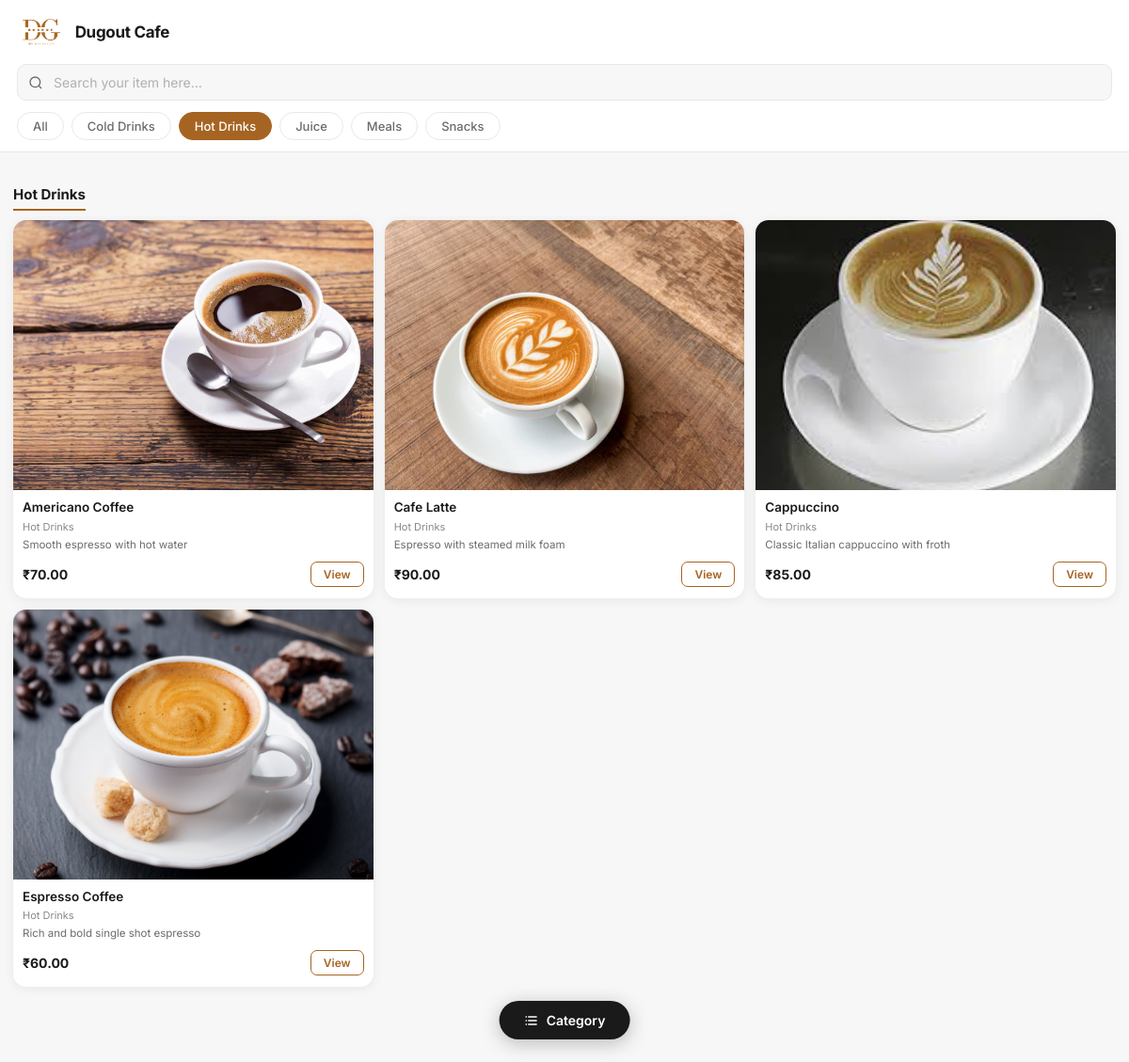
/?category=1, run on the app's committed database.
### menu/models.py (models this page shows, shortened)
class Category(models.Model):
    name = models.CharField(max_length=100)
    order = models.PositiveIntegerField(default=0, help_text="Display order (lower = first)")
    class Meta:
        verbose_name_plural = "Categories"
        ordering = ['order', 'name']

class MenuItem(models.Model):
    category = models.ForeignKey(Category,on_delete=models.CASCADE,related_name='items')
    name = models.CharField(max_length=200)
    description = models.TextField(blank=True)
    price = models.DecimalField(max_digits=8, decimal_places=2)
    image = models.ImageField(upload_to='menu_images/', blank=True, null=True)
    is_veg = models.BooleanField(default=False, verbose_name="Vegetarian")
    is_available = models.BooleanField(default=True, verbose_name="Available")
    is_featured = models.BooleanField(default=False, verbose_name="Featured / Bestseller")
    created_at = models.DateTimeField(auto_now_add=True)
    class Meta:
        ordering = ['name']

### menu/views.py (the view)
# urls.py: path('', views.menu_view, name='menu'),
def menu_view(request):
    search_query = request.GET.get('q', '').strip()
    category_id = request.GET.get('category', '')
    categories = Category.objects.all()
    items = MenuItem.objects.select_related('category').order_by('category__name', 'name')
    if search_query:
        items = items.filter(name__icontains=search_query) | items.filter(description__icontains=search_query)
        items = items.order_by('category__name', 'name')
    if category_id:
        items = items.filter(category__id=category_id)
    context = {
        'categories': categories,
        'items': items,
        'search_query': search_query,
        'active_category': category_id,
    }
    return render(request, 'menu/menu.html', context)

### templates/menu/menu.html (shortened to what this page needs)
<!DOCTYPE html>
{% load static %}
<html lang="en">
<head>
</head>
<body>
    <header class="header">
        <div class="brand-row">
            <img src="{% static 'image/logo-dugout.jpg' %}" height="40px; width=40px">
            <div>
                <div class="brand-name">Dugout Cafe</div>
            </div>
        </div>
        <form method="get" action="" id="search-form" class="search-wrap">
            <input type="search" id="search-input" name="q" placeholder="Search your item here…"
                value="{{ search_query }}" autocomplete="off" />
        </form>
        <div class="cat-bar">
            <a href="?{% if search_query %}q={{ search_query }}{% endif %}"
                class="cat-pill {% if not active_category %}active{% endif %}">All</a>
            {% for cat in categories %}
            <a href="?{% if search_query %}q={{ search_query }}&{% endif %}category={{ cat.id }}"
                class="cat-pill {% if active_category == cat.id|stringformat:'s' %}active{% endif %}">
                {{ cat.name }}
            </a>
            {% endfor %}
        </div>
    </header>
    <main class="main">
        {% if items %}
        {% if active_category %}
        {% for cat in categories %}
        {% if cat.id|stringformat:'s' == active_category %}
        <div class="section-heading">{{ cat.name }}</div>
        {% endif %}
        {% endfor %}
        <div class="item-grid">
            {% for item in items %}
            <div class="item-card" onclick="openModal(
                        '{{ item.name|escapejs }}',
                        '{{ item.category.name|escapejs }}',
                        '{{ item.description|escapejs }}',
                        '{{ item.price }}',
                        '{% if item.image %}{{ item.image.url }}{% endif %}'
                    )">
                {% if item.image %}
                <img class="item-img" src="{{ item.image.url }}" alt="{{ item.name }}" loading="lazy" />
                {% else %}
                <div class="img-placeholder">☕</div>
                {% endif %}
                <div class="item-body">
                    <div class="item-name">{{ item.name }}</div>
                    <div class="item-cat-label">{{ item.category.name }}</div>
                    {% if item.description %}
                    <div class="item-desc">{{ item.description }}</div>
                    {% endif %}
                    <div class="item-footer">
                        <div class="item-price">₹{{ item.price }}</div>
                        <button class="btn-view">View</button>
                    </div>
                </div>
            </div>
            {% endfor %}
        </div>
        {% endif %}
        {% else %}
        <div class="empty-state">
            <div class="emoji">🔍</div>
            <p>No items found</p>
            <small>Try a different search or category</small>
        </div>
        {% endif %}
    </main>
    <button class="fab-cat" id="fab-cat-btn" onclick="openCatDrawer()">
        <svg width="16" height="16" fill="currentColor" viewBox="0 0 24 24">
            <path d="M3 5h2v2H3V5zm4 0h14v2H7V5zM3 11h2v2H3v-2zm4 0h14v2H7v-2zM3 17h2v2H3v-2zm4 0h14v2H7v-2z" />
        </svg>
        Category
    </button>
</body>
</html>

### templates/menu/menu.html (style rules this page uses)
*, *::before, *::after { box-sizing: border-box; margin: 0; padding: 0; }
:root { --bg: #f7f7f7; --surface: #ffffff; --border: #e8e8e8; --primary: #a66422; --primary-light: #fdf0ef; --text-main: #1a1a1a; --text-sub: #6b6b6b; --text-cat: #888888; --card-radius: 14px; --tag-veg: #27ae60; --tag-nonveg: #a66422; --shadow: 0 2px 12px rgba(0, 0, 0, 0.07); }
body { font-family: 'Inter', sans-serif; background: var(--bg); color: var(--text-main); min-height: 100vh; }
.header { background: var(--surface); padding: 14px 18px 0; position: sticky; top: 0; z-index: 100; box-shadow: 0 1px 0 var(--border); }
.brand-row { display: flex; align-items: center; gap: 10px; margin-bottom: 14px; }
.brand-name { font-size: 17px; font-weight: 700; letter-spacing: -0.3px; }
.search-wrap { position: relative; margin-bottom: 12px; }
#search-input { width: 100%; padding: 10px 12px 10px 38px; border: 1.5px solid var(--border); border-radius: 10px; font-size: 14px; font-family: 'Inter', sans-serif; background: var(--bg); color: var(--text-main); outline: none; transition: border-color 0.2s; }
#search-input::placeholder { color: #b0b0b0; }
.cat-bar { display: flex; gap: 8px; overflow-x: auto; padding-bottom: 12px; scrollbar-width: none; }
.cat-pill { flex-shrink: 0; padding: 6px 16px; border-radius: 20px; font-size: 13px; font-weight: 500; cursor: pointer; border: 1.5px solid var(--border); background: var(--surface); color: var(--text-sub); transition: all 0.18s ease; white-space: nowrap; text-decoration: none; }
.cat-pill:hover, .cat-pill.active { background: var(--primary); border-color: var(--primary); color: #fff; }
.main { padding: 16px 14px 80px; }
.section-heading { font-size: 15px; font-weight: 700; color: var(--text-main); margin: 20px 0 10px; padding-bottom: 6px; border-bottom: 2px solid var(--primary); display: inline-block; }
.item-grid { display: grid; grid-template-columns: 1fr 1fr; gap: 12px; }
.item-card { background: var(--surface); border-radius: var(--card-radius); overflow: hidden; box-shadow: var(--shadow); display: flex; flex-direction: column; transition: transform 0.2s ease, box-shadow 0.2s ease; }
.item-img { width: 100%; aspect-ratio: 4/3; object-fit: cover; display: block; }
.item-body { padding: 10px 10px 12px; display: flex; flex-direction: column; gap: 4px; flex: 1; }
.item-name { font-size: 13.5px; font-weight: 600; line-height: 1.3; color: var(--text-main); }
.item-cat-label { font-size: 11px; color: var(--text-cat); }
.item-desc { font-size: 11.5px; color: var(--text-sub); line-height: 1.4; display: -webkit-box; -webkit-line-clamp: 2; -webkit-box-orient: vertical; overflow: hidden; }
.item-footer { display: flex; align-items: center; justify-content: space-between; margin-top: 6px; }
.item-price { font-size: 14px; font-weight: 700; color: var(--text-main); }
.btn-view { padding: 5px 13px; background: var(--surface); border: 1.5px solid var(--primary); color: var(--primary); border-radius: 7px; font-size: 12px; font-weight: 600; cursor: pointer; font-family: 'Inter', sans-serif; transition: all 0.18s ease; }
.fab-cat { position: fixed; bottom: 24px; left: 50%; transform: translateX(-50%); background: var(--text-main); color: #fff; border: none; border-radius: 30px; padding: 12px 26px; font-size: 14px; font-weight: 600; font-family: 'Inter', sans-serif; cursor: pointer; display: flex; align-items: center; gap: 8px; box-shadow: 0 4px 20px rgba(0, 0, 0, 0.25); z-index: 150; transition: transform 0.2s ease; }
@media (min-width: 500px) { .item-grid { grid-template-columns: repeat(3, 1fr); } }

### data on the page
Category: name "Cold Drinks"
Category: name "Hot Drinks"
Category: name "Juice"
Category: name "Meals"
Category: name "Snacks"
MenuItem: image (picture), name "Americano Coffee", category.name "Hot Drinks", description "Smooth espresso with hot water", price "70.00"
MenuItem: image (picture), name "Cafe Latte", category.name "Hot Drinks", description "Espresso with steamed milk foam", price "90.00"
MenuItem: image (picture), name "Cappuccino", category.name "Hot Drinks", description "Classic Italian cappuccino with froth", price "85.00"
MenuItem: image (picture), name "Espresso Coffee", category.name "Hot Drinks", description "Rich and bold single shot espresso", price "60.00"
